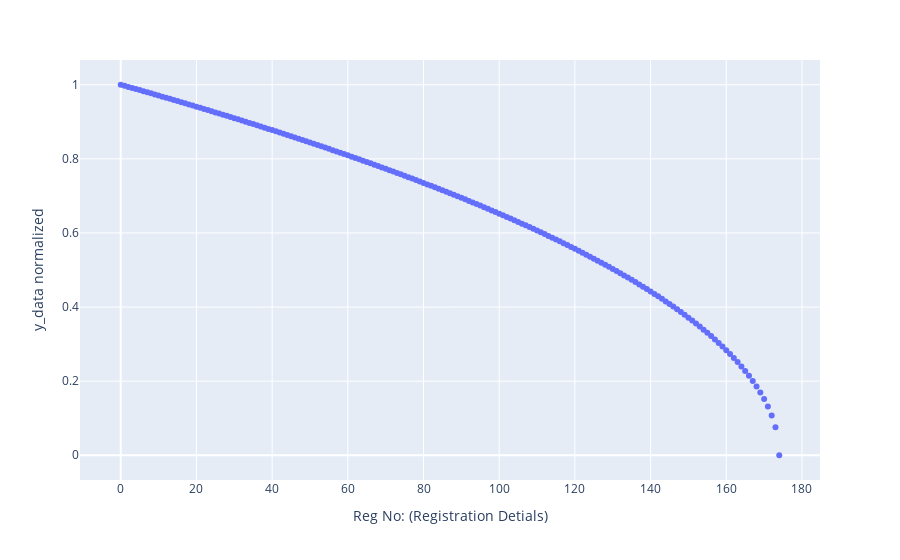

Source (notebook cell):
### Code cell
y_data = map_value(id, min(id), max(id), 0, 1) #normalize data, so it runs from 0 to 1 

y_scale = 0.5  #lower than 1 to spread out more evenly

y_data = y_data**y_scale

normalized_data = px.scatter(df, x=time_yrs,y=y_data,labels={'x':'Reg No: (Registration Detials)','y':'y_data normalized'})
normalized_data.show()

### Figure 1 — Plotly figure (JSON) as saved in the notebook; plotly's stock layout.template omitted (floating-point values rounded to 4 significant figures; data arrays with more than 128 entries replaced by an {"elided": "..."} marker saying what was removed)
{"data": [{"hovertemplate": "Reg No: (Registration Detials)=%{x}<br>y_data normalized=%{y}<extra></extra>", "legendgroup": "", "marker": {"color": "#636efa", "symbol": "circle"}, "mode": "markers", "name": "", "orientation": "v", "showlegend": false, "type": "scatter", "x": {"elided": "175 int values"}, "xaxis": "x", "y": {"elided": "175 float values"}, "yaxis": "y"}], "layout": {"legend": {"tracegroupgap": 0}, "margin": {"t": 60}, "xaxis": {"anchor": "y", "domain": [0, 1], "title": {"text": "Reg No: (Registration Detials)"}}, "yaxis": {"anchor": "x", "domain": [0, 1], "title": {"text": "y_data normalized"}}}}
